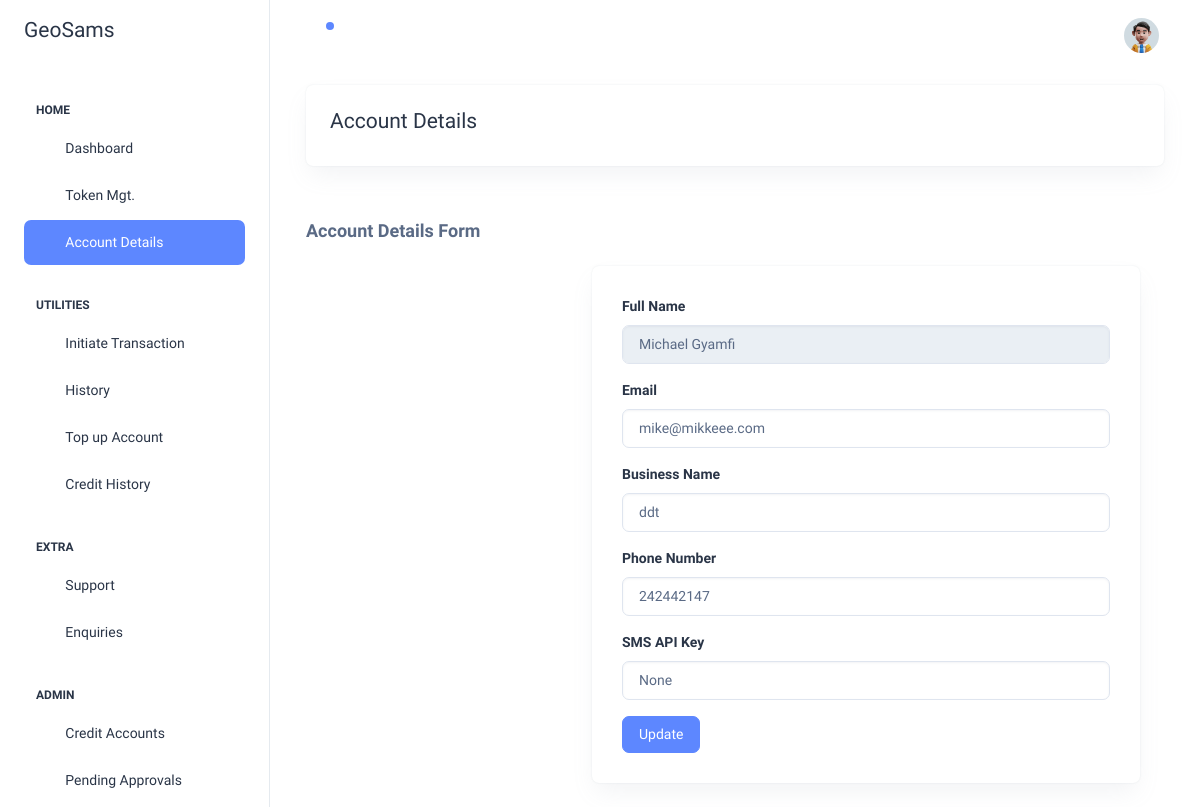
/user-profile (signed in), run on the app's committed database.
### console_app/models.py (models this page shows, shortened)
class CustomUser(AbstractUser):
    user_id = models.CharField(max_length=100, null=False, blank=False)
    first_name = models.CharField(max_length=100, null=False, blank=False)
    last_name = models.CharField(max_length=100, null=False, blank=False)
    username = models.CharField(max_length=100, null=False, blank=False, unique=True)
    email = models.EmailField(max_length=250, null=False, blank=False)
    password1 = models.CharField(max_length=100, null=False, blank=False)
    password2 = models.CharField(max_length=100, null=False, blank=False)
    api_revoked = models.BooleanField(default=False)
    account_approved = models.BooleanField(default=False)
    approval_date = models.DateTimeField(null=True, blank=True)

class UserProfile(models.Model):
    user = models.OneToOneField(CustomUser, on_delete=models.CASCADE)
    business_name = models.CharField(max_length=100, null=False, blank=False, default="Business")
    sms_sender_name = models.CharField(max_length=100, null=False, blank=False, default="Bundle")
    phone = models.PositiveIntegerField(null=True, blank=True)
    bundle_balance = models.PositiveBigIntegerField(null=True, blank=True)
    sms_api = models.CharField(max_length=250, null=True, blank=True)

### console_app/views.py (the view, shortened to what this page needs)
# urls.py: path('user-profile', views.user_profile, name='user_profile'),
@login_required(login_url='login')
def user_profile(request):
    user_profile_details = models.UserProfile.objects.filter(user=request.user).first()
    user = request.user
    context = {'data': user_profile_details, 'user': user}
    return render(request, 'layouts/account_details.html', context=context)

### console_app/templates/layouts/account_details.html (shortened to what this page needs)
{% extends 'base.html' %}
{% block content %}
      <div class="container-fluid">
        <div class="container-fluid">
          <div class="row">
              <div class="col-12 mb-4">
                  <div class="card p-4">
                      <h4>Account Details</h4>
                  </div>
              </div>
              <h5 class="card-title fw-semibold mb-4">Account Details Form</h5>
              <div class="row">
                 <div class="col-lg-4 mt-5 mb-5">
                 </div>
                  <div class="col-lg-8">
                        <div class="card mb-0">
                <div class="card-body">
                  <form method="post">
                    <div class="mb-3">
                      <label for="exampleInputEmail1" class="form-label">Full Name</label>
                      <input disabled name="receiver" value="{{ user.first_name }} {{ user.last_name }}" type="text" class="form-control" id="exampleInputEmail1" aria-describedby="emailHelp">
                    </div>
                    <div class="mb-3">
                      <label for="exampleInputPassword1" class="form-label">Email</label>
                      <input  name="email" value="{{ user.email }}" type="text" class="form-control" id="exampleInputPassword1">
                    </div>
                      <div class="mb-3">
                      <label class="form-label">Business Name</label>
                      <input name="business" type="text" value="{{ data.business_name }}" class="form-control">
                    </div>
                      <div class="mb-3">
                      <label for="exampleInputPassword1" class="form-label">Phone Number</label>
                      <input name="phoneNumber" type="number" value="{{ data.phone }}" class="form-control">
                    </div>
                      <div class="mb-3">
                      <label for="exampleInputPassword1" class="form-label">SMS API Key</label>
                      <input name="sms" type="text" value="{{ data.sms_api }}" class="form-control">
                    </div>
                    <button type="submit" class="btn btn-primary">Update</button>
                  </form>
                </div>
              </div>
                  </div>
              </div>
            </div>
          </div>
              </div>
          </div>
        </div>
{% endblock content %}

### data on the page
CustomUser: receiver "Michael Gyamfi", email "mike@mikkeee.com"
UserProfile: business "ddt", phoneNumber "242442147", sms "None"
